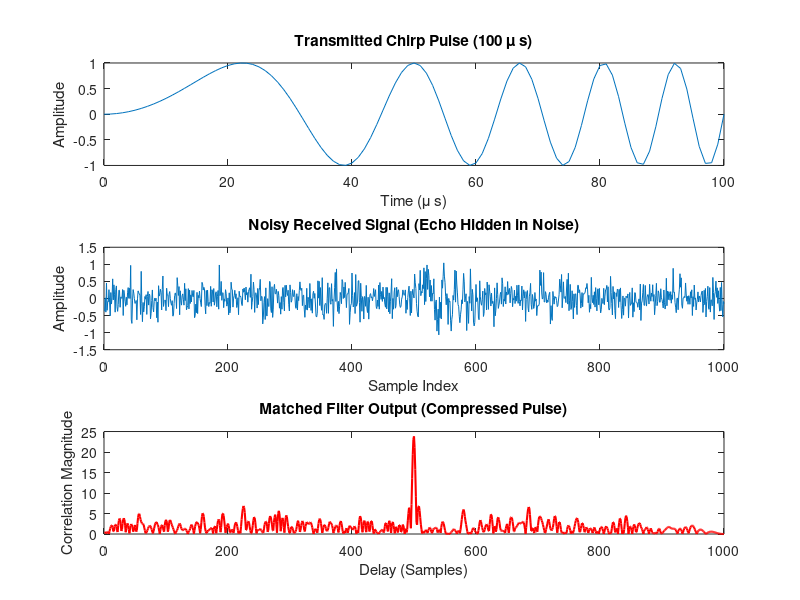

This figure's MATLAB source: (Note: this script raises an error after producing the figure.)
% 59_signal_radar_range.m
% UniLab Signal Processing: Pulse Compression & Radar Range Estimation

clear all;
close all;
clc;

disp('📡 UniLab Radar Signal Processing');
disp('==================================');

%% 1. Transmit Signal: LFM Chirp
disp('--- 1. Generating Linear Frequency Modulated (LFM) Chirp ---');
fs = 1e6;       % 1 MHz sampling
T_pulse = 1e-4; % 1ms pulse
B_width = 1e5;  % 100 kHz bandwidth
t = 0:1/fs:T_pulse;

% Chirp: sin(2*pi*(f0*t + 0.5*k*t^2))
k = B_width / T_pulse;
tx_pulse = sin(pi * k * t.^2);

figure;
subplot(3, 1, 1);
plot(t * 1e6, tx_pulse);
title('Transmitted Chirp Pulse (100 \mu s)');
xlabel('Time (\mu s)'); ylabel('Amplitude');

%% 2. Echo Simulation (Target Detection)
disp('--- 2. Simulating Echo from Target ---');
% Target at distance R
R_target = 15000; % 15 km
c_light = 3e8;
delay_s = 2 * R_target / c_light;
delay_samples = round(delay_s * fs);

% Create a long received signal with the echo
rx_len = 1000; % observation window
rx_signal = zeros(1, rx_len);
idx_start = 500; % Assume we start listening and target is at some delay
rx_signal(idx_start : idx_start + length(tx_pulse) - 1) = 0.5 * tx_pulse;

% Add noise
noise = 0.3 * randn(size(rx_signal));
rx_noisy = rx_signal + noise;

subplot(3, 1, 2);
plot(rx_noisy);
title('Noisy Received Signal (Echo Hidden in Noise)');
xlabel('Sample Index'); ylabel('Amplitude');

%% 3. Matched Filtering (Pulse Compression)
disp('--- 3. Matched Filter (Cross-Correlation) ---');
% Using xcorr for signal detection
[corr_res, lags] = xcorr(rx_noisy, tx_pulse);

% Keep only positive lags and take absolute
[~, center_idx] = max(lags == 0);
corr_mag = abs(corr_res(lags >= 0));

subplot(3, 1, 3);
plot(corr_mag, 'r-', 'LineWidth', 1.5);
title('Matched Filter Output (Compressed Pulse)');
xlabel('Delay (Samples)'); ylabel('Correlation Magnitude');

%% 4. Range Estimation
disp('--- 4. Target Range Calculation ---');
[pks, locs] = find_peaks(corr_mag, max(corr_mag)*0.7);

if ~isempty(locs)
    est_delay_samples = locs(1);
    est_delay_s = est_delay_samples / fs;
    % Note: This is an internal delay relative to start of window
    % In a real system, we'd know the exact t0.
    fprintf('Peak detected at lag: %d samples\n', est_delay_samples);
    
    % Theoretical range from peak
    est_range = (est_delay_s * c_light) / 2;
    disp(['Estimated Target Distance: ', num2str(est_range), ' meters']);
else
    disp('Target not detected.');
end

disp('Radar Processing Simulation Complete.');
